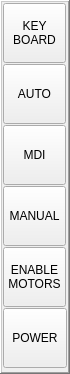
    <widget class="QFrame" name="f1_mode_control">
     <property name="geometry">
      <rect>
       <x>954</x>
       <y>306</y>
       <width>70</width>
       <height>374</height>
      </rect>
     </property>
     <property name="minimumSize">
      <size>
       <width>70</width>
       <height>300</height>
      </size>
     </property>
     <property name="maximumSize">
      <size>
       <width>72</width>
       <height>408</height>
      </size>
     </property>
     <property name="frameShape">
      <enum>QFrame::WinPanel</enum>
     </property>
     <property name="frameShadow">
      <enum>QFrame::Raised</enum>
     </property>
     <widget class="PushButton" name="pb_f1_enable_motors">
      <property name="geometry">
       <rect>
        <x>3</x>
        <y>247</y>
        <width>63</width>
        <height>60</height>
       </rect>
      </property>
      <property name="text">
       <string>ENABLE
MOTORS</string>
      </property>
      <property name="checkable">
       <bool>true</bool>
      </property>
     </widget>
     <widget class="PushButton" name="pb_f1_power">
      <property name="geometry">
       <rect>
        <x>3</x>
        <y>308</y>
        <width>64</width>
        <height>60</height>
       </rect>
      </property>
      <property name="text">
       <string>POWER</string>
      </property>
      <property name="checkable">
       <bool>true</bool>
      </property>
     </widget>
     <widget class="PushButton" name="pb_f1_manual">
      <property name="geometry">
       <rect>
        <x>3</x>
        <y>186</y>
        <width>63</width>
        <height>60</height>
       </rect>
      </property>
      <property name="text">
       <string>MANUAL</string>
      </property>
      <property name="checkable">
       <bool>true</bool>
      </property>
      <property name="autoExclusive">
       <bool>true</bool>
      </property>
     </widget>
     <widget class="PushButton" name="pb_f1_mdi">
      <property name="geometry">
       <rect>
        <x>3</x>
        <y>125</y>
        <width>63</width>
        <height>60</height>
       </rect>
      </property>
      <property name="text">
       <string>MDI</string>
      </property>
      <property name="checkable">
       <bool>true</bool>
      </property>
      <property name="autoExclusive">
       <bool>true</bool>
      </property>
     </widget>
     <widget class="PushButton" name="pb_f1_auto">
      <property name="geometry">
       <rect>
        <x>3</x>
        <y>64</y>
        <width>63</width>
        <height>60</height>
       </rect>
      </property>
      <property name="text">
       <string>AUTO</string>
      </property>
      <property name="checkable">
       <bool>true</bool>
      </property>
      <property name="autoExclusive">
       <bool>true</bool>
      </property>
     </widget>
     <widget class="PushButton" name="pb_f1_keyboard">
      <property name="geometry">
       <rect>
        <x>3</x>
        <y>3</y>
        <width>63</width>
        <height>60</height>
       </rect>
      </property>
      <property name="text">
       <string>KEY
BOARD</string>
      </property>
      <property name="checkable">
       <bool>true</bool>
      </property>
      <property name="checked_state_text_option" stdset="0">
       <bool>false</bool>
      </property>
      <property name="python_command_option" stdset="0">
       <bool>false</bool>
      </property>
      <property name="true_python_cmd_string" stdset="0">
       <string/>
      </property>
      <property name="false_python_cmd_string" stdset="0">
       <string/>
      </property>
     </widget>
    </widget>
